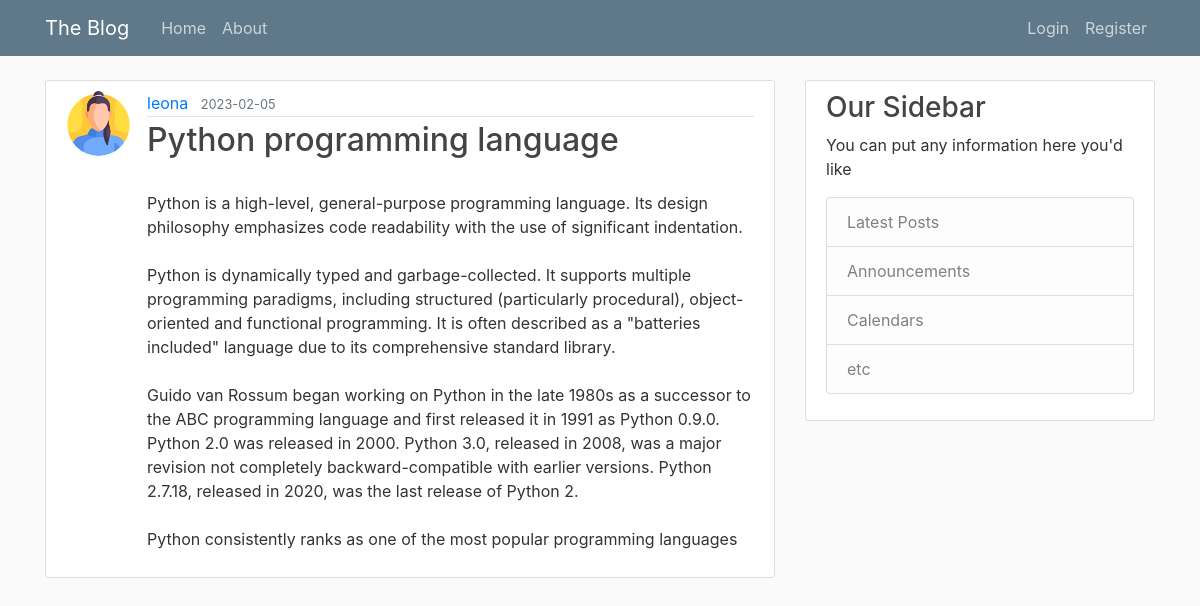
/post/6, run on the app's committed database.
### blog/models.py (models this page shows, shortened)
class User(db.Model, UserMixin):
    id = db.Column(db.Integer, primary_key=True)
    username = db.Column(db.String(20), unique = True, nullable = False )
    email = db.Column(db.String(120), unique = True, nullable = False )
    image_file = db.Column(db.String(20), nullable=False, default='default.jpeg')
    password = db.Column(db.String(60), nullable = False)
    posts = db.relationship('Post', backref='author', lazy=True)

class Post(db.Model):
    id = db.Column(db.Integer, primary_key=True)
    title = db.Column(db.String(100), nullable=False)
    date_posted = db.Column(db.DateTime, nullable = False, default = datetime.utcnow)
    content = db.Column(db.Text, nullable=False)
    user_id = db.Column(db.Integer, db.ForeignKey('user.id'), nullable=False)

### blog/routes.py (the view)
@app.route("/post/<int:post_id>")
def post(post_id):
    post = Post.query.get_or_404(post_id)
    return render_template('post.html', title=post.title, post=post)

### blog/templates/post.html (shortened to what this page needs)
{% extends "layout.html" %}
{% block content %}
        <article class="media content-section">
            <img src="{{ url_for('static', filename='profile_pics/'+ post.author.image_file) }}" alt="" class="rounded-circle article-img">
            <div class="media-body">
                <div class="article-metadata">
                    <a href="{{url_for('user_posts', username=post.author.username)}}" class="mr-2">
                        {{post.author.username}}
                    </a>
                    <small class="text-muted">
                        {{post.date_posted.strftime('%Y-%m-%d')}}
                    </small>
                </div>
                <h2 class="article-title">
                    {{post.title}}
                </h2>
                <p class="article-content">
                    {{post.content}}
                </p>
            </div>
        </article>
{% endblock content %}

### blog/static/main.css (style rules this page uses)
body { background: #fafafa; color: #333333; margin-top: 5rem; }
h1, h2, h3, h4, h5, h6 { color: #444444; }
.content-section { background: #ffffff; padding: 10px 20px; border: 1px solid #dddddd; border-radius: 3px; margin-bottom: 20px; }
.article-title { color: #444444; }
.article-content { white-space: pre-line; }
.article-img { height: 65px; width: 65px; margin-right: 16px; }
.article-metadata { padding-bottom: 1px; margin-bottom: 4px; border-bottom: 1px solid #e3e3e3 }

### data on the page
User: image_file (picture), author.username "leona"
Post: date_posted "2023-02-05", title "Python programming language", content "Python is a high-level, general-purpose programming language. Its design philosophy emphasizes code readability with the use of significant indentation. Python is dynamically typed and garbage-collected. It supports multiple programming paradigms, including structured (particularly procedural), object-oriented and functional programming. It is often described as a \"batteries included\" language due to its comprehensive standard library. Guido van Rossum began working on Python in the late 1980s as a successor to the ABC programming language and first released it in 1991 as Python 0.9.0. Python 2.0 was released in 2000. Python 3.0, released in 2008, was a major revision not completely…"
